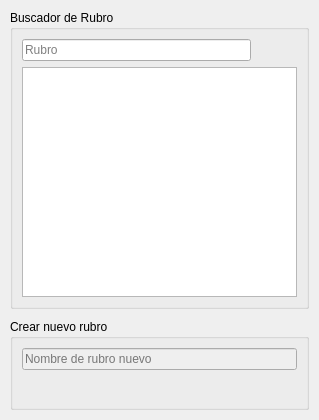
<?xml version="1.0" encoding="UTF-8"?>
<ui version="4.0">
 <class>conf_rubros_proveedor</class>
 <widget class="QMainWindow" name="conf_rubros_proveedor">
  <property name="geometry">
   <rect>
    <x>0</x>
    <y>0</y>
    <width>319</width>
    <height>420</height>
   </rect>
  </property>
  <property name="minimumSize">
   <size>
    <width>268</width>
    <height>420</height>
   </size>
  </property>
  <property name="windowTitle">
   <string>Configuración de rubros de proveedores</string>
  </property>
  <widget class="QWidget" name="centralwidget">
   <layout class="QGridLayout" name="gridLayout_3">
    <property name="leftMargin">
     <number>10</number>
    </property>
    <property name="topMargin">
     <number>10</number>
    </property>
    <property name="rightMargin">
     <number>10</number>
    </property>
    <property name="bottomMargin">
     <number>10</number>
    </property>
    <property name="spacing">
     <number>10</number>
    </property>
    <item row="0" column="0">
     <widget class="QGroupBox" name="groupBox_2">
      <property name="title">
       <string>Buscador de Rubro</string>
      </property>
      <layout class="QGridLayout" name="gridLayout">
       <item row="0" column="0">
        <widget class="QLineEdit" name="buscador_rubro">
         <property name="toolTip">
          <string>Buscador de rubro</string>
         </property>
         <property name="text">
          <string/>
         </property>
         <property name="placeholderText">
          <string>Rubro</string>
         </property>
         <property name="clearButtonEnabled">
          <bool>false</bool>
         </property>
        </widget>
       </item>
       <item row="0" column="1">
        <widget class="QPushButton" name="agregar_rubro">
         <property name="cursor">
          <cursorShape>PointingHandCursor</cursorShape>
         </property>
         <property name="toolTip">
          <string>Añadir nuevo rubro</string>
         </property>
         <property name="text">
          <string/>
         </property>
         <property name="icon">
          <iconset>
           <normaloff>imagen/signo_mas.png</normaloff>imagen/signo_mas.png</iconset>
         </property>
         <property name="iconSize">
          <size>
           <width>20</width>
           <height>20</height>
          </size>
         </property>
         <property name="flat">
          <bool>true</bool>
         </property>
        </widget>
       </item>
       <item row="1" column="0" colspan="2">
        <widget class="QListWidget" name="lista_rubros">
         <property name="font">
          <font>
           <family>Arial</family>
           <pointsize>10</pointsize>
          </font>
         </property>
         <property name="editTriggers">
          <set>QAbstractItemView::DoubleClicked|QAbstractItemView::SelectedClicked</set>
         </property>
        </widget>
       </item>
      </layout>
     </widget>
    </item>
    <item row="1" column="0">
     <widget class="QGroupBox" name="nvo_rubro">
      <property name="enabled">
       <bool>true</bool>
      </property>
      <property name="title">
       <string>Crear nuevo rubro</string>
      </property>
      <layout class="QGridLayout" name="gridLayout_2">
       <item row="1" column="0">
        <widget class="QPushButton" name="guardar">
         <property name="enabled">
          <bool>false</bool>
         </property>
         <property name="cursor">
          <cursorShape>PointingHandCursor</cursorShape>
         </property>
         <property name="toolTip">
          <string>Guardar</string>
         </property>
         <property name="icon">
          <iconset>
           <normaloff>imagen/guardar.png</normaloff>imagen/guardar.png</iconset>
         </property>
         <property name="iconSize">
          <size>
           <width>40</width>
           <height>40</height>
          </size>
         </property>
         <property name="flat">
          <bool>true</bool>
         </property>
        </widget>
       </item>
       <item row="1" column="1">
        <widget class="QPushButton" name="modificar">
         <property name="enabled">
          <bool>false</bool>
         </property>
         <property name="cursor">
          <cursorShape>PointingHandCursor</cursorShape>
         </property>
         <property name="toolTip">
          <string>Modificar</string>
         </property>
         <property name="icon">
          <iconset>
           <normaloff>imagen/editar.png</normaloff>imagen/editar.png</iconset>
         </property>
         <property name="iconSize">
          <size>
           <width>40</width>
           <height>40</height>
          </size>
         </property>
         <property name="flat">
          <bool>true</bool>
         </property>
        </widget>
       </item>
       <item row="1" column="2">
        <widget class="QPushButton" name="eliminar">
         <property name="enabled">
          <bool>false</bool>
         </property>
         <property name="cursor">
          <cursorShape>PointingHandCursor</cursorShape>
         </property>
         <property name="toolTip">
          <string>Eliminar</string>
         </property>
         <property name="icon">
          <iconset>
           <normaloff>imagen/eliminar.png</normaloff>imagen/eliminar.png</iconset>
         </property>
         <property name="iconSize">
          <size>
           <width>40</width>
           <height>40</height>
          </size>
         </property>
         <property name="flat">
          <bool>true</bool>
         </property>
        </widget>
       </item>
       <item row="1" column="3">
        <widget class="QPushButton" name="limpiar">
         <property name="toolTip">
          <string>Limpiar pantalla</string>
         </property>
         <property name="icon">
          <iconset>
           <normaloff>imagen/limpiar.png</normaloff>imagen/limpiar.png</iconset>
         </property>
         <property name="iconSize">
          <size>
           <width>40</width>
           <height>40</height>
          </size>
         </property>
         <property name="flat">
          <bool>true</bool>
         </property>
        </widget>
       </item>
       <item row="0" column="0" colspan="4">
        <widget class="QLineEdit" name="rubro">
         <property name="enabled">
          <bool>false</bool>
         </property>
         <property name="placeholderText">
          <string>Nombre de rubro nuevo</string>
         </property>
        </widget>
       </item>
      </layout>
     </widget>
    </item>
   </layout>
  </widget>
 </widget>
 <resources/>
 <connections/>
</ui>
